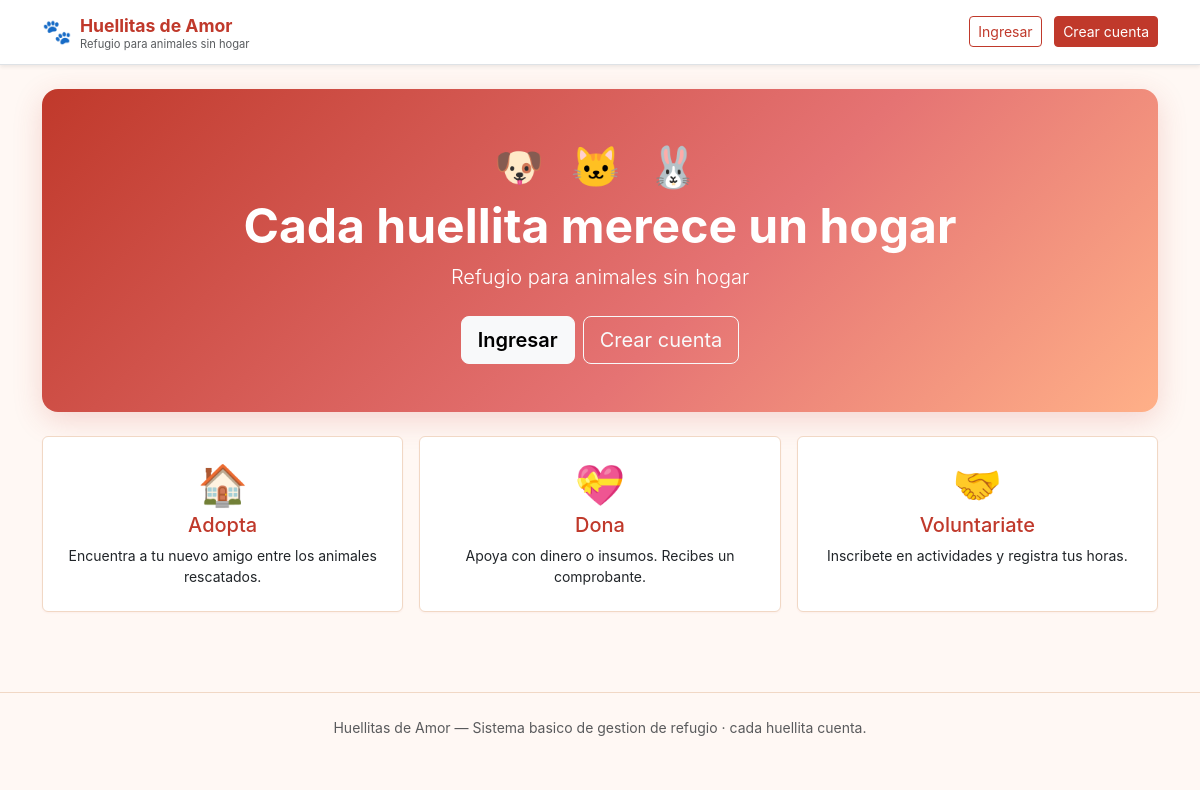
The app's page /, older data.
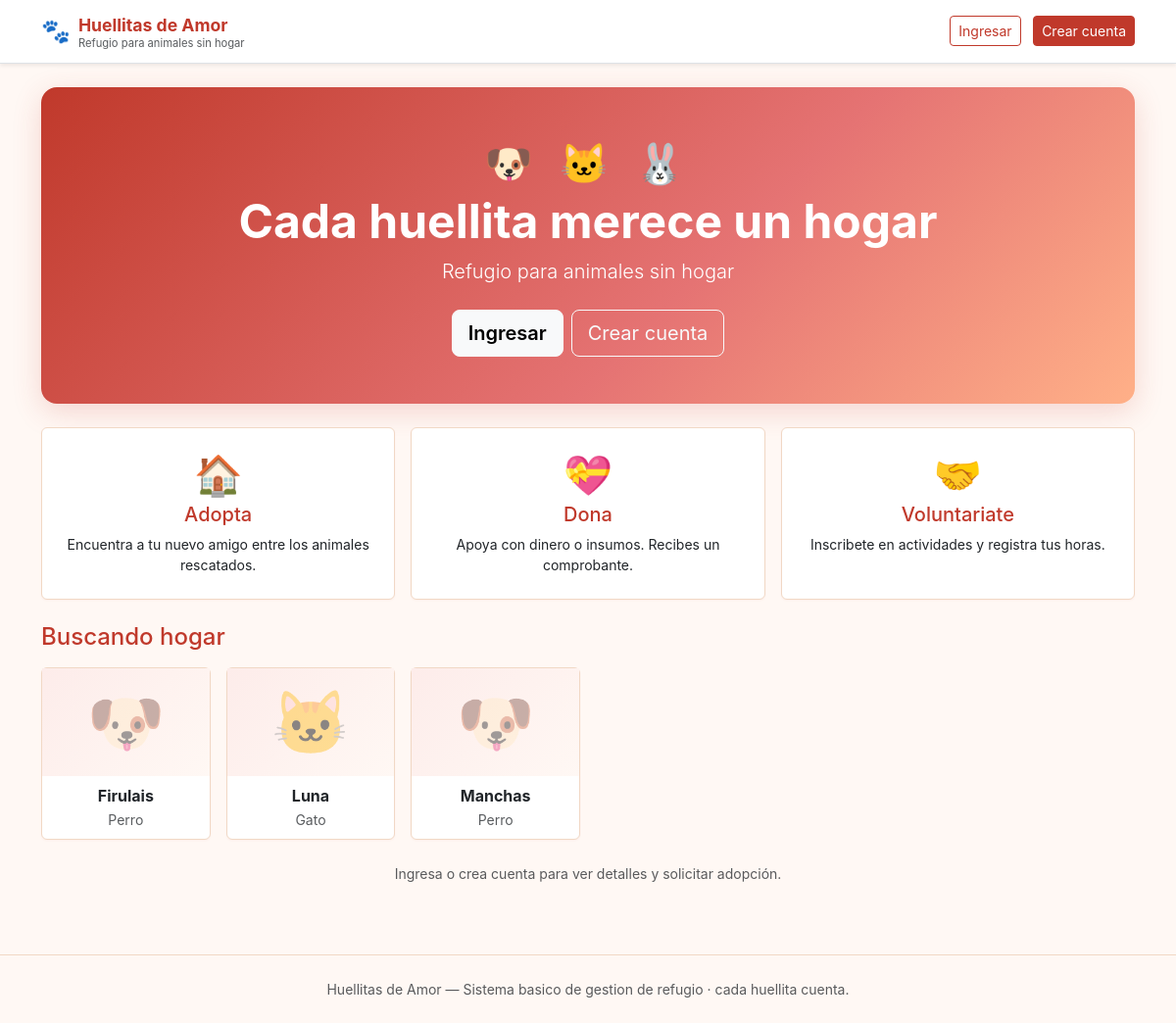
The same page, newer data.
### tables this page shows
CREATE TABLE `animales` (
  `id` INT AUTO_INCREMENT PRIMARY KEY,
  `nombre` VARCHAR(80) NOT NULL,
  `especie` VARCHAR(40) NOT NULL,
  `raza` VARCHAR(80) DEFAULT NULL,
  `edad` INT DEFAULT 0,
  `sexo` ENUM('macho','hembra') DEFAULT NULL,
  `descripcion` TEXT,
  `estado` ENUM('disponible','adoptado','en_tratamiento','no_disponible') NOT NULL DEFAULT 'disponible',
  `fecha_ingreso` DATE DEFAULT NULL,
  `creado_en` DATETIME NOT NULL DEFAULT CURRENT_TIMESTAMP
);

### includes/config.php (called while the page is built, shortened)
<?php
$APP_NAME = 'Huellitas de Amor';
$APP_LEMA = 'Refugio para animales sin hogar';
$__script = $_SERVER['SCRIPT_NAME'] ?? '';
$__base   = str_replace('\\', '/', dirname($__script));
$BASE_URL = ($__base === '/' || $__base === '.' || $__base === '') ? '' : rtrim($__base, '/');

### includes/auth.php (called while the page is built, shortened)
<?php
require_once __DIR__ . '/config.php';
function current_user(): ?array {
    return $_SESSION['user'] ?? null;
}
function e(?string $s): string {
    return htmlspecialchars((string)$s, ENT_QUOTES, 'UTF-8');
}
function especie_emoji(string $especie): string {
    $map = [
        'perro'  => '🐶',
        'gato'   => '🐱',
        'conejo' => '🐰',
        'ave'    => '🐦',
        'otro'   => '🐾',
    ];
    return $map[strtolower($especie)] ?? '🐾';
}

### includes/db.php (called while the page is built)
<?php
require_once __DIR__ . '/config.php';
function db(): PDO {
    static $pdo = null;
    if ($pdo === null) {
        global $DB_HOST, $DB_PORT, $DB_NAME, $DB_USER, $DB_PASS;
        $dsn = "mysql:host={$DB_HOST};port={$DB_PORT};dbname={$DB_NAME};charset=utf8mb4";
        try {
            $pdo = new PDO($dsn, $DB_USER, $DB_PASS, [
                PDO::ATTR_ERRMODE => PDO::ERRMODE_EXCEPTION,
                PDO::ATTR_DEFAULT_FETCH_MODE => PDO::FETCH_ASSOC,
                PDO::ATTR_EMULATE_PREPARES => false,
            ]);
        } catch (PDOException $e) {
            http_response_code(500);
            die(
                "No se pudo conectar a la base de datos: "
                . htmlspecialchars($e->getMessage())
                . "<br><br>Sugerencia: importa el archivo <code>db.sql</code> desde phpMyAdmin"
                . " (crea la base <code>refujio_de_animales</code>) y verifica las credenciales en"
                . " <code>includes/config.php</code>."
            );
        }
    }
    return $pdo;
}

### index.php (the view, shortened to what this page needs)
<?php
require_once __DIR__ . '/includes/auth.php';
require_once __DIR__ . '/includes/db.php';
try {
    $vitrina = db()->query("SELECT id, nombre, especie, raza, edad, sexo, foto FROM animales WHERE estado='disponible' ORDER BY id DESC LIMIT 6")->fetchAll();
} catch (Throwable $e) {
    $vitrina = [];
}
include __DIR__ . '/includes/header.php';
?>
<section class="hero text-center text-white rounded-4 p-5 mb-4">
  <div class="hero-emoji" aria-hidden="true">🐶 🐱 🐰</div>
  <h1 class="display-5 fw-bold mb-2">Cada huellita merece un hogar</h1>
  <p class="lead mb-4"><?= e($APP_LEMA) ?></p>
  <div class="d-flex flex-wrap justify-content-center gap-2">
    <a class="btn btn-light btn-lg fw-semibold" href="<?= e($BASE_URL) ?>/login.php">Ingresar</a>
    <a class="btn btn-outline-light btn-lg" href="<?= e($BASE_URL) ?>/registro.php">Crear cuenta</a>
  </div>
</section>
<div class="row g-3 mb-4">
  <div class="col-md-4">
    <div class="card p-4 h-100 text-center info-card">
      <div class="display-6 mb-1">🏠</div>
      <h5 class="text-primary">Adopta</h5>
      <p class="small mb-0">Encuentra a tu nuevo amigo entre los animales rescatados.</p>
    </div>
  </div>
  <div class="col-md-4">
    <div class="card p-4 h-100 text-center info-card">
      <div class="display-6 mb-1">💝</div>
      <h5 class="text-primary">Dona</h5>
      <p class="small mb-0">Apoya con dinero o insumos. Recibes un comprobante.</p>
    </div>
  </div>
  <div class="col-md-4">
    <div class="card p-4 h-100 text-center info-card">
      <div class="display-6 mb-1">🤝</div>
      <h5 class="text-primary">Voluntariate</h5>
      <p class="small mb-0">Inscribete en actividades y registra tus horas.</p>
    </div>
  </div>
</div>
<?php if (!empty($vitrina)): ?>
<h4 class="text-primary mb-3">Buscando hogar</h4>
<div class="row g-3 mb-4">
  <?php foreach ($vitrina as $a): ?>
    <div class="col-6 col-md-4 col-lg-2">
      <div class="card h-100 animal-mini">
        <div class="animal-photo animal-photo-sm">
          <?php if (!empty($a['foto'])): ?>
            <img src="<?= e($BASE_URL) ?>/uploads/animales/<?= e($a['foto']) ?>" alt="Foto de <?= e($a['nombre']) ?>">
          <?php else: ?>
            <div class="animal-photo-placeholder"><?= especie_emoji($a['especie']) ?></div>
          <?php endif; ?>
        </div>
        <div class="p-2 text-center">
          <strong class="d-block"><?= e($a['nombre']) ?></strong>
          <small class="text-muted"><?= e(ucfirst($a['especie'])) ?></small>
        </div>
      </div>
    </div>
  <?php endforeach; ?>
</div>
<p class="text-center small text-muted">Ingresa o crea cuenta para ver detalles y solicitar adopci&oacute;n.</p>
<?php endif; ?>
<?php include __DIR__ . '/includes/footer.php'; ?>

### includes/header.php (shortened to what this page needs)
<?php
require_once __DIR__ . '/auth.php';
require_once __DIR__ . '/config.php';
$u = current_user();
$r = $u['rol'] ?? null;
$current = basename($_SERVER['PHP_SELF']);
?>
<!doctype html>
<html lang="es">
<head>
<link href="https://cdn.jsdelivr.net/npm/bootstrap@5.3.3/dist/css/bootstrap.min.css" rel="stylesheet">
<link href="<?= e($BASE_URL) ?>/assets/style.css" rel="stylesheet">
</head>
<body>
<nav class="navbar navbar-expand-lg navbar-light bg-white border-bottom shadow-sm sticky-top no-print">
  <div class="container">
    <a class="navbar-brand fw-bold d-flex align-items-center gap-2" href="<?= e($BASE_URL) ?>/">
      <span class="brand-emoji">🐾</span>
      <span>
        <span class="text-primary"><?= e($APP_NAME) ?></span>
        <small class="d-block text-muted fw-normal" style="font-size:.7rem;line-height:1;"><?= e($APP_LEMA) ?></small>
      </span>
    </a>
    <div class="collapse navbar-collapse" id="mainNav">
      <?php if ($u): ?>
        <ul class="navbar-nav ms-auto align-items-lg-center">
          <?php foreach (nav_for_role($r, $BASE_URL) as $lk): ?>
            <li class="nav-item">
              <a class="nav-link <?= basename($lk[2]) === $current ? 'active fw-bold' : '' ?>" href="<?= e($lk[2]) ?>">
                <span class="me-1"><?= $lk[0] ?></span><?= e($lk[1]) ?>
              </a>
            </li>
          <?php endforeach; ?>
          <li class="nav-item d-flex align-items-center ms-lg-3 mt-2 mt-lg-0">
            <span class="text-muted small me-2 text-truncate" style="max-width:14rem;">
              <?= e($u['nombre']) ?>
              <span class="badge rounded-pill bg-light text-dark border"><?= e(rol_label($r)) ?></span>
            </span>
            <a class="btn btn-sm btn-outline-danger" href="<?= e($BASE_URL) ?>/logout.php">Salir</a>
          </li>
        </ul>
      <?php else: ?>
        <div class="ms-auto mt-2 mt-lg-0">
          <a class="btn btn-sm btn-outline-primary me-2" href="<?= e($BASE_URL) ?>/login.php">Ingresar</a>
          <a class="btn btn-sm btn-primary" href="<?= e($BASE_URL) ?>/registro.php">Crear cuenta</a>
        </div>
      <?php endif; ?>
    </div>
  </div>
</nav>
<main class="container py-4">

### includes/footer.php
</main>
<footer class="text-center text-muted py-4 small">
  <?= e($APP_NAME) ?> — Sistema basico de gestion de refugio · cada huellita cuenta.
</footer>
</body>
</html>

### assets/style.css (style rules this page uses)
:root { --primary: #c0392b; --primary-dark: #a32d20; --primary-light: #fdecea; --warm-bg: #fff8f4; --warm-border: #f1d8c5; --text: #3a2a22; --muted: #8b6c5e; }
body { background: var(--warm-bg); color: var(--text); font-family: -apple-system, BlinkMacSystemFont, "Segoe UI", Roboto, "Helvetica Neue", sans-serif; }
.navbar { backdrop-filter: blur(6px); background: rgba(255,255,255,.92) !important; }
.navbar-brand { font-size: 1.1rem; }
.navbar-brand .brand-emoji { font-size: 1.5rem; }
.card { border: 1px solid var(--warm-border); box-shadow: 0 1px 2px rgba(192,57,43,.05); transition: transform .15s ease, box-shadow .15s ease; }
.btn-primary { background: var(--primary); border-color: var(--primary); }
.btn-outline-primary { color: var(--primary); border-color: var(--primary); }
.text-primary { color: var(--primary) !important; }
a { color: var(--primary); }
.hero { background: linear-gradient(135deg, #c0392b 0%, #e57373 60%, #ffb088 100%); box-shadow: 0 8px 30px rgba(192,57,43,.18); }
.hero-emoji { font-size: 2.5rem; letter-spacing: .5rem; }
.animal-photo-placeholder { width: 100%; height: 100%; display: flex; align-items: center; justify-content: center; font-size: 4rem; color: rgba(192,57,43,.45); background: linear-gradient(135deg, #fdecea, #fff8f4); }
.animal-mini { transition: transform .15s ease, box-shadow .15s ease; }
.animal-photo-sm { height: 110px !important; }
footer { border-top: 1px solid var(--warm-border); margin-top: 2rem; }

Row changes from the older to the newer data that the page shows:
added animales: especie "🐶", nombre "Firulais", especie "Perro"
added animales: especie "🐱", nombre "Luna", especie "Gato"
added animales: especie "🐶", nombre "Manchas", especie "Perro"
Text that changed along with them:
text now shown: "Buscando hogar Ingresa o crea cuenta para ver detalles y solicitar adopción."
